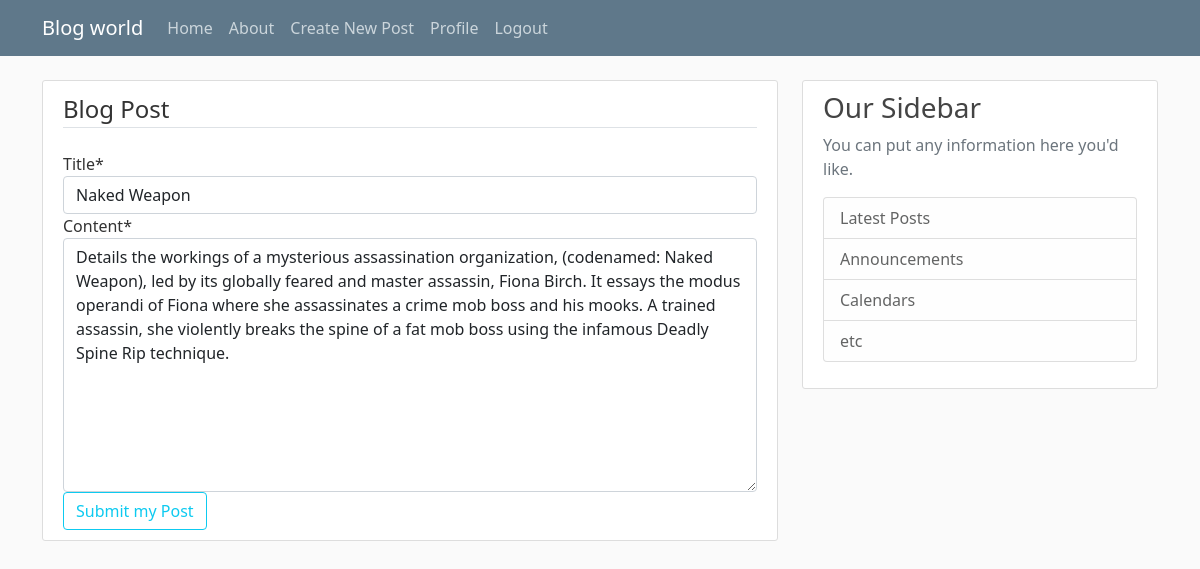
The page /blog/post/28/update (signed in) on the database its author committed.
### blog/models.py (models this page shows, shortened)
class post(models.Model):
    title=models.CharField(max_length=100)
    content=models.TextField()
    date_posted=models.DateTimeField(default=timezone.now)
    author=models.ForeignKey(User,on_delete=models.CASCADE)

### blog/views.py (the view, shortened to what this page needs)
# urls.py: path('post/<int:pk>/update', postupdateview.as_view(), name="post_update"),
class postupdateview(LoginRequiredMixin,UserPassesTestMixin,UpdateView):
    model=post
    fields = ['title','content']
    def test_func(self):
        post=self.get_object()
        if self.request.user == post.author:
            return True
        return False

### blog/templates/blog/post_form.html (shortened to what this page needs)
{% extends "blog/base.html"%}
{% load crispy_forms_tags %}
{%block content%}
        <div class="content-section">
            <form method="post" >
                    <fieldset class="form-group">
                        <legend class="border-bottom mb-4">Blog Post
                        </legend>
                            {{form|crispy}}
                    </fieldset>
                <div class="form-group">
                    <button class="btn btn-outline-info" type="submit">Submit my Post</button>
                </div>
            </form>
        </div>
{% endblock content %}

### blog/static/blog/main.css (style rules this page uses)
body { background: #fafafa; color: #333333; margin-top: 5rem; }
.content-section { background: #ffffff; padding: 10px 20px; border: 1px solid #dddddd; border-radius: 3px; margin-bottom: 20px; }

### rows shown on the page
post: title "Naked Weapon", content "Details the workings of a mysterious assassination organization, (codenamed: Naked Weapon), led by its globally feared and master assassin, Fiona Birch. It essays the modus operandi of Fiona where she assassinates a crime mob boss and his mooks. A trained assassin, she violently breaks the spine of a fat mob boss using the infamous Deadly Spine Rip technique."
